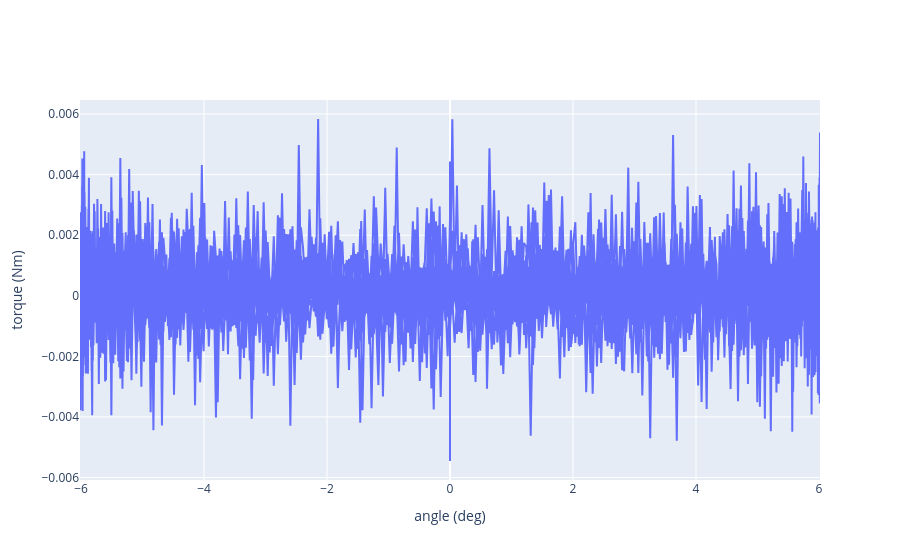

Notebook source saved alongside this figure:
### Code cell
fig = go.Figure()
fig.add_trace(go.Scatter(x=angle, y=forcetorque[3,:]))
fig.update_yaxes(title_text="torque (Nm)")
fig.update_xaxes(title_text="angle (deg)")

### Figure 1 — Plotly figure (JSON) as saved in the notebook; plotly's stock layout.template omitted (floating-point values rounded to 4 significant figures; data arrays with more than 128 entries replaced by an {"elided": "..."} marker saying what was removed)
{"data": [{"type": "scatter", "x": {"elided": "12000 float values"}, "y": {"elided": "12000 float values"}}], "layout": {"xaxis": {"title": {"text": "angle (deg)"}}, "yaxis": {"title": {"text": "torque (Nm)"}}}}
